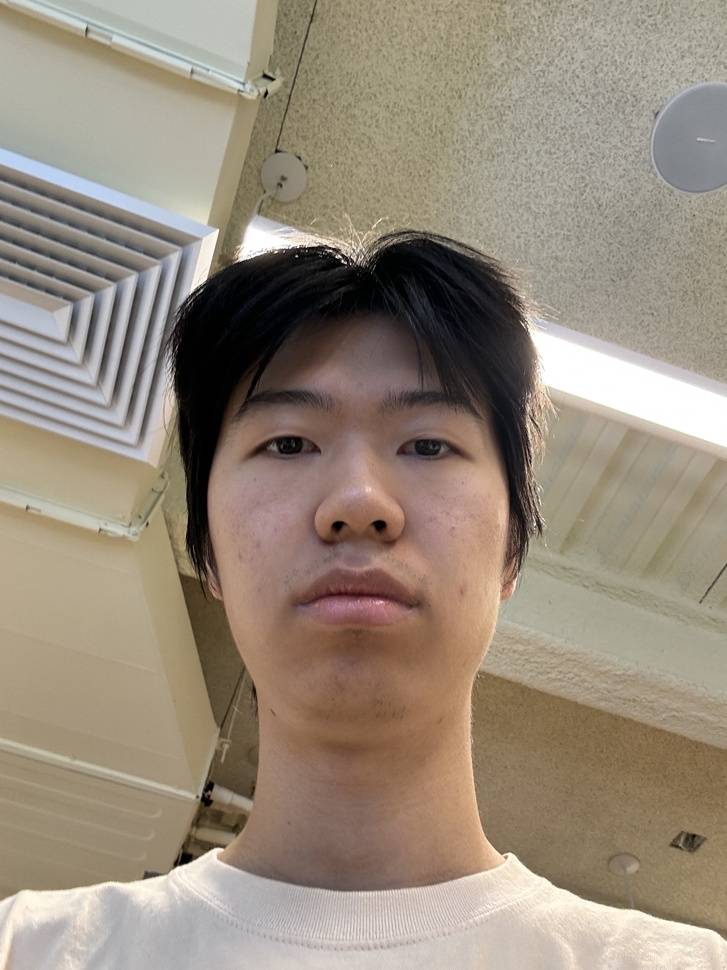
#> input picture code/me.jpg, 727 x 970 px, shrunk from 2316 x 3088 before the run
$ python detect.py
#> lines starting #> are read from the running program, lines starting #| are printed output that depends on the picture; after the words box and inside, x2 and y2 are one past the last pixel; in counts of white or black regions, pixels touching at a corner belong together
import cv2

def detect_faces(image_path):
    # Load the pre-trained Haar Cascade model for face detection
#> called with image_path = 'me.jpg'
    face_cascade = cv2.CascadeClassifier(cv2.data.haarcascades + 'haarcascade_frontalface_default.xml')

    # Read the image
    img = cv2.imread(image_path)
#> img is the input picture: shape (970, 727, 3); mean B, G, R 123.3, 138.8, 151.4
    if img is None:
        print("Failed to load image")
        return

    # Convert the image to grayscale (necessary for face detection)
    gray = cv2.cvtColor(img, cv2.COLOR_BGR2GRAY)
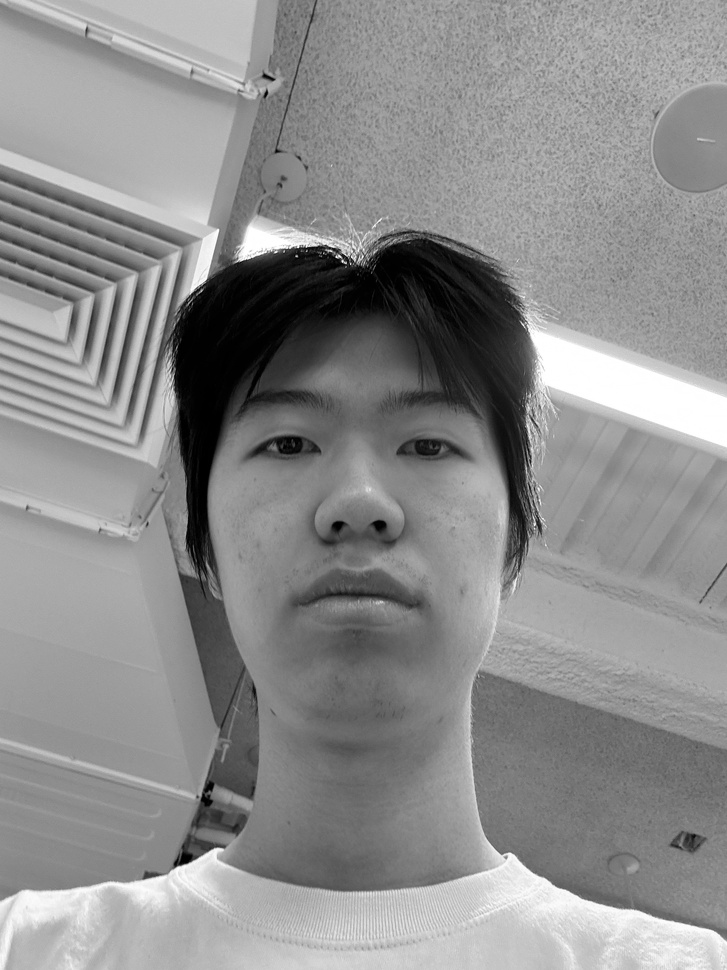
#> gray: shape (970, 727); min 0, max 255, mean 140.8

    # Detect faces in the image
    faces = face_cascade.detectMultiScale(gray, scaleFactor=1.1, minNeighbors=5, minSize=(30, 30), flags=cv2.CASCADE_SCALE_IMAGE)
#> faces = [[172, 303, 370, 370]]

    # Draw rectangles around the faces
    for (x, y, w, h) in faces:
        cv2.rectangle(img, (x, y), (x+w, y+h), (255, 0, 0), 2)
#> this loop made 1 pass
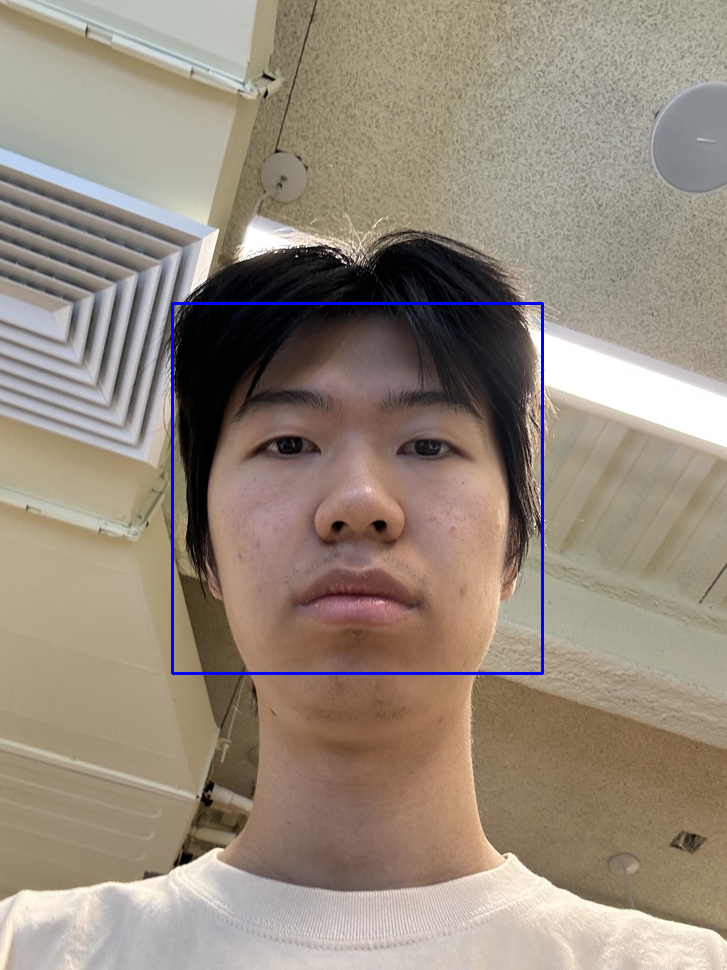
#> img: shape (970, 727, 3); 0.63% of pixels changed, all inside (x1, y1, x2, y2) = (171, 302, 544, 675)

    # Display the image with detected faces
    cv2.imshow('Face Detected', img)
    cv2.waitKey(0)
    cv2.destroyAllWindows()

# Example usage
detect_faces('me.jpg')
